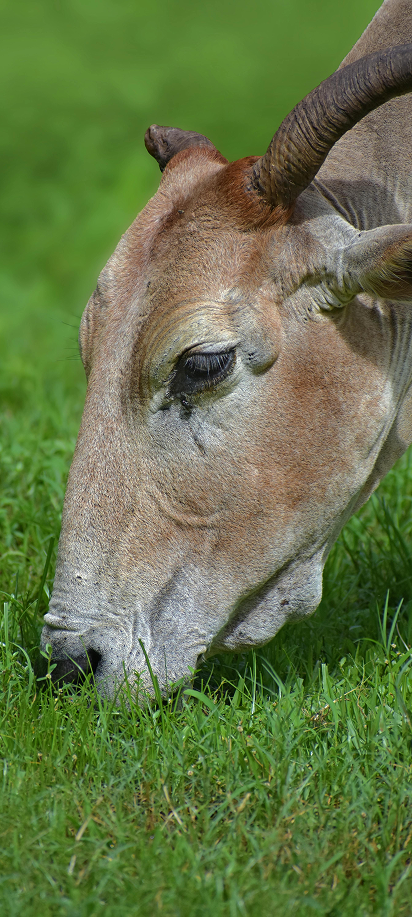
#> input picture doodh-mithra/src/assets/bg.png, 412 x 917 px; its folder holds only this picture in this run
$ python -i morphology.py   (imports and definitions only)
#> lines starting #> are read from the running program, lines starting #| are printed output that depends on the picture; after the words box and inside, x2 and y2 are one past the last pixel; in counts of white or black regions, pixels touching at a corner belong together
#!/usr/bin/env python3
"""
Morphological Feature Extraction System

This module implements breed-specific morphological feature extraction:
- Horn shape analysis (curved, straight, lyre, polled)
- Coat color and pattern detection
- Body size and proportion analysis

These features are combined with global CNN features for exact breed prediction.
"""

import cv2
import numpy as np
import torch
import torch.nn.functional as F
from PIL import Image, ImageEnhance
from typing import Dict, List, Tuple, Optional
import math
from dataclasses import dataclass

@dataclass
class MorphologicalFeatures:
    """Container for extracted morphological features"""
    horn_features: Dict[str, float]
    coat_features: Dict[str, float]
    body_features: Dict[str, float]
    confidence_scores: Dict[str, float]

class HornShapeAnalyzer:
    """Analyzes horn shapes and characteristics"""

    # [128 lines left out: functions __init__, detect_head_region, analyze_horn_contours, classify_horn_type, not called in this run]

class CoatColorAnalyzer:
    """Analyzes coat color and patterns"""

    # [134 lines left out: functions __init__, extract_dominant_colors, classify_color, detect_patterns, analyze_coat, not called in this run]

class BodyMorphologyAnalyzer:
    """Analyzes body size and proportions"""

    def __init__(self):
        self.breed_body_types = {
            'large_heavy': {'jaffarbadi': 0.9, 'murrah': 0.8, 'ongole': 0.8},
            'medium_compact': {'surti': 0.8, 'mehsana': 0.8, 'gir': 0.7},
            'medium_lean': {'sahiwal': 0.8, 'tharparkar': 0.7, 'kankrej': 0.8},
            'small_hardy': {'bhadawari': 0.9}
        }

    def segment_animal_body(self, image: np.ndarray) -> Optional[np.ndarray]:
        """Segment animal body from background (simplified)"""
        # Convert to HSV for better segmentation
        hsv = cv2.cvtColor(image, cv2.COLOR_RGB2HSV)
#> hsv: shape (917, 412, 3); mean H, S, V 40.3, 115.6, 123.3

        # Create mask for animal (non-green, non-sky colors)
        # This is a simplified approach - in production, use semantic segmentation
        lower_bound = np.array([0, 30, 30])
        upper_bound = np.array([180, 255, 255])

        mask = cv2.inRange(hsv, lower_bound, upper_bound)
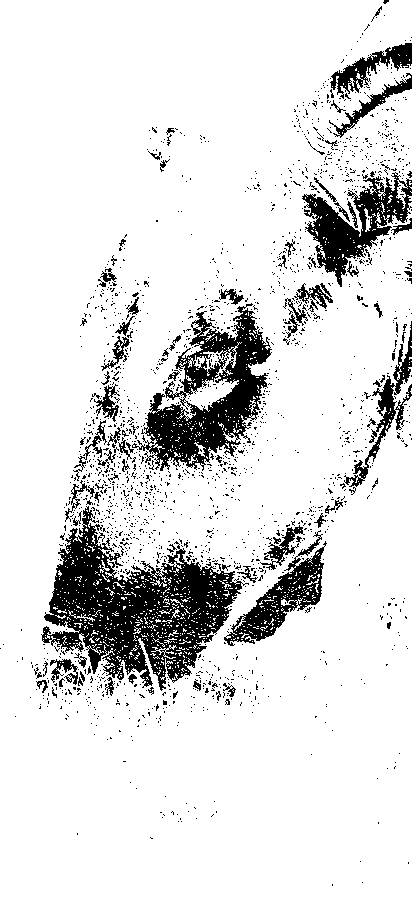
#> mask: shape (917, 412); 87.4% white; 1939 black regions (1850 under 20 px), largest, box (x1, y1, x2, y2) and area: (41, 506, 249, 691) 15784, (132, 303, 272, 471) 9212, (302, 172, 412, 287) 4585

        # Remove noise
        kernel = np.ones((5, 5), np.uint8)
        mask = cv2.morphologyEx(mask, cv2.MORPH_CLOSE, kernel)
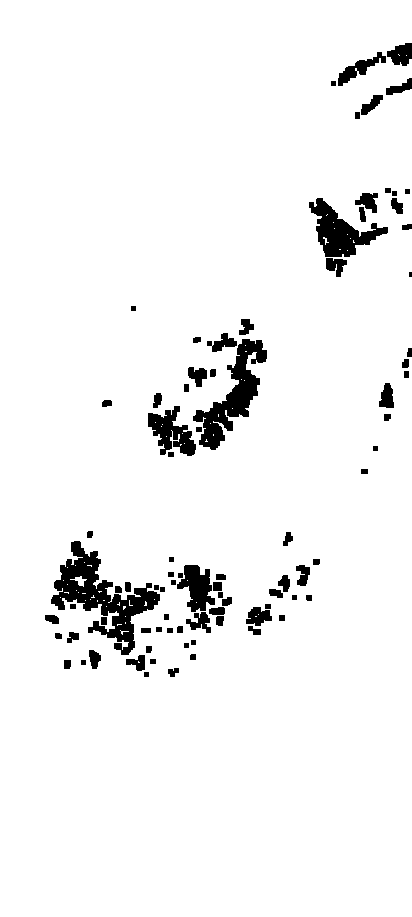
#> mask: shape (917, 412); 95.2% white; 86 black regions (1 under 20 px), largest, box (x1, y1, x2, y2) and area: (51, 541, 160, 655) 4107, (193, 339, 267, 450) 2808, (309, 198, 388, 257) 1977
        mask = cv2.morphologyEx(mask, cv2.MORPH_OPEN, kernel)
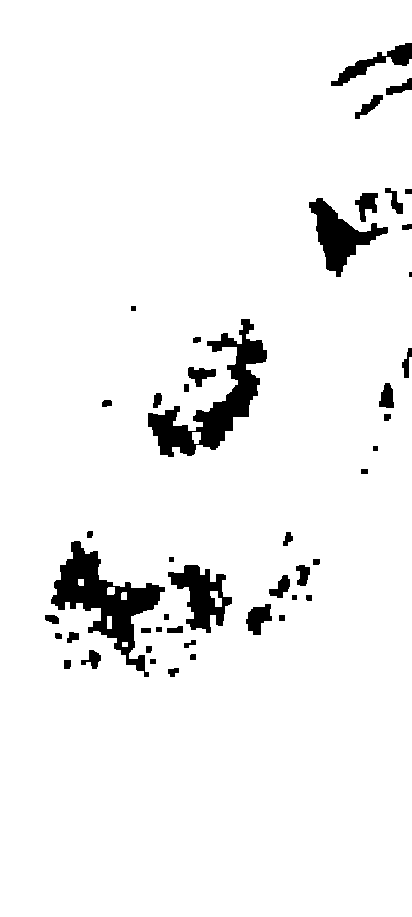
#> mask: shape (917, 412); 94.7% white; 47 black regions (1 under 20 px)

        return mask

    def analyze_body_proportions(self, image: np.ndarray) -> Dict[str, float]:
        """Analyze body proportions and size indicators"""
        mask = self.segment_animal_body(image)

        if mask is None:
            return {'body_size_score': 0.5, 'height_width_ratio': 0.5, 'compactness': 0.5}

        # Find contours of the animal
        contours, _ = cv2.findContours(mask, cv2.RETR_EXTERNAL, cv2.CHAIN_APPROX_SIMPLE)
#> contours = 1 contour; box (x1, y1, x2, y2) and area: (0, 0, 412, 917) 374838

        if not contours:
            return {'body_size_score': 0.5, 'height_width_ratio': 0.5, 'compactness': 0.5}

        # Get the largest contour (main body)
        main_contour = max(contours, key=cv2.contourArea)
#> main_contour = contour of 159 points, box (x1, y1, x2, y2) (0, 0, 412, 917), area 374838

        # Calculate bounding rectangle
        x, y, w, h = cv2.boundingRect(main_contour)
#> x = 0; y = 0; w = 412; h = 917

        # Body proportion features
        height_width_ratio = h / w if w > 0 else 1.0
#> height_width_ratio = 2.23

        # Body size relative to image
        image_area = image.shape[0] * image.shape[1]
#> image_area = 377804
        body_area = cv2.contourArea(main_contour)
#> body_area = 374838.5
        body_size_score = body_area / image_area
#> body_size_score = 0.992

        # Compactness (how much the animal fills its bounding box)
        bounding_area = w * h
#> bounding_area = 377804
        compactness = body_area / bounding_area if bounding_area > 0 else 0.0
#> compactness = 0.992

        # Additional shape analysis
        try:
            # Fit ellipse to get more shape information
            ellipse = cv2.fitEllipse(main_contour)
#> ellipse = ((167.2, 445.4), (511.5, 1309.2), 0.599)
            (center, axes, angle) = ellipse
#> center = (167.2, 445.4); axes = (511.5, 1309.2); angle = 0.599
            major_axis, minor_axis = max(axes), min(axes)
#> major_axis = 1309.2; minor_axis = 511.5
            ellipse_ratio = minor_axis / major_axis if major_axis > 0 else 1.0
#> ellipse_ratio = 0.391
        except:
            ellipse_ratio = 0.5

        body_features = {
            'body_size_score': min(1.0, body_size_score * 2),  # Normalize
            'height_width_ratio': min(1.0, height_width_ratio / 2),  # Normalize
            'compactness': compactness,
            'ellipse_ratio': ellipse_ratio,
            'relative_width': min(1.0, w / image.shape[1]),
            'relative_height': min(1.0, h / image.shape[0])
        }
#> body_features = {'body_size_score': 1, 'height_width_ratio': 1, 'compactness': 0.992, 'ellipse_ratio': 0.391, 'relative_width': 1, 'relative_height': 1}

        return body_features

    # [25 lines left out: function classify_body_type, not called in this run]

class MorphologicalFeatureExtractor:
    """Main class that combines all morphological feature extractors"""

    # [119 lines left out: functions __init__, extract_all_features, compute_breed_scores, not called in this run]

>>> import cv2
>>> picture = cv2.cvtColor(cv2.imread('../doodh-mithra/src/assets/bg.png'), cv2.COLOR_BGR2RGB)
>>> result = BodyMorphologyAnalyzer().analyze_body_proportions(picture)
#> result has the same summary as body_features in analyze_body_proportions
